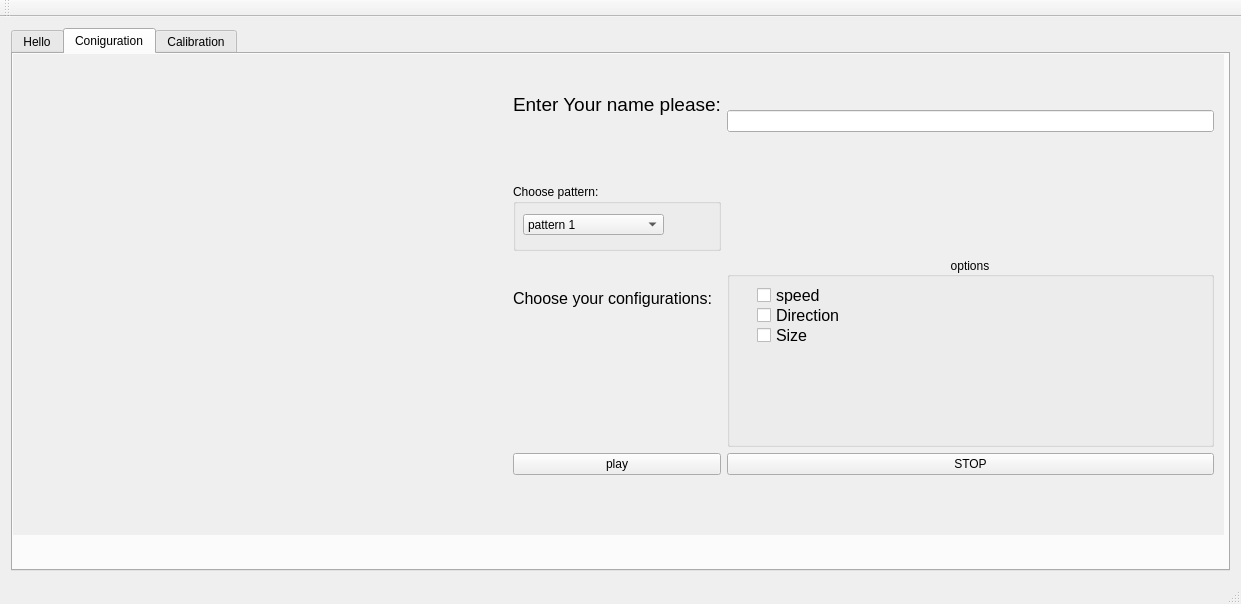
<?xml version="1.0" encoding="UTF-8"?>
<ui version="4.0">
 <class>MainWindow</class>
 <widget class="QMainWindow" name="MainWindow">
  <property name="geometry">
   <rect>
    <x>0</x>
    <y>0</y>
    <width>1241</width>
    <height>604</height>
   </rect>
  </property>
  <property name="windowTitle">
   <string>MainWindow</string>
  </property>
  <property name="layoutDirection">
   <enum>Qt::LeftToRight</enum>
  </property>
  <property name="autoFillBackground">
   <bool>true</bool>
  </property>
  <property name="documentMode">
   <bool>true</bool>
  </property>
  <widget class="QWidget" name="centralWidget">
   <layout class="QGridLayout" name="gridLayout">
    <item row="0" column="0">
     <widget class="QTabWidget" name="tabWidget">
      <property name="sizePolicy">
       <sizepolicy hsizetype="Preferred" vsizetype="Preferred">
        <horstretch>100</horstretch>
        <verstretch>0</verstretch>
       </sizepolicy>
      </property>
      <property name="autoFillBackground">
       <bool>true</bool>
      </property>
      <property name="tabPosition">
       <enum>QTabWidget::North</enum>
      </property>
      <property name="currentIndex">
       <number>1</number>
      </property>
      <property name="movable">
       <bool>true</bool>
      </property>
      <property name="tabBarAutoHide" stdset="0">
       <bool>true</bool>
      </property>
      <widget class="QWidget" name="tab_hello">
       <attribute name="title">
        <string>Hello</string>
       </attribute>
       <widget class="QPlainTextEdit" name="plainTextEdit">
        <property name="geometry">
         <rect>
          <x>9</x>
          <y>9</y>
          <width>681</width>
          <height>261</height>
         </rect>
        </property>
        <property name="font">
         <font>
          <pointsize>14</pointsize>
         </font>
        </property>
        <property name="readOnly">
         <bool>true</bool>
        </property>
        <property name="plainText">
         <string>Hello, 
welcome to the Error-Detector, 
in the next window you will need to choose 
the configuration for that session.
to continue click 'NEXT'. </string>
        </property>
       </widget>
       <widget class="QPushButton" name="nextButton1">
        <property name="geometry">
         <rect>
          <x>260</x>
          <y>340</y>
          <width>85</width>
          <height>31</height>
         </rect>
        </property>
        <property name="sizePolicy">
         <sizepolicy hsizetype="Minimum" vsizetype="Preferred">
          <horstretch>0</horstretch>
          <verstretch>0</verstretch>
         </sizepolicy>
        </property>
        <property name="focusPolicy">
         <enum>Qt::NoFocus</enum>
        </property>
        <property name="text">
         <string>NEXT</string>
        </property>
       </widget>
      </widget>
      <widget class="QWidget" name="tab_option_menu">
       <attribute name="title">
        <string>Coniguration</string>
       </attribute>
       <widget class="QFrame" name="frame">
        <property name="geometry">
         <rect>
          <x>0</x>
          <y>0</y>
          <width>1211</width>
          <height>481</height>
         </rect>
        </property>
        <property name="sizePolicy">
         <sizepolicy hsizetype="Preferred" vsizetype="Preferred">
          <horstretch>30</horstretch>
          <verstretch>30</verstretch>
         </sizepolicy>
        </property>
        <property name="autoFillBackground">
         <bool>true</bool>
        </property>
        <property name="frameShape">
         <enum>QFrame::NoFrame</enum>
        </property>
        <property name="frameShadow">
         <enum>QFrame::Plain</enum>
        </property>
        <property name="lineWidth">
         <number>0</number>
        </property>
        <layout class="QGridLayout" name="gridLayout_6" rowstretch="1,2,3,4,5,6,0,0,0">
         <property name="sizeConstraint">
          <enum>QLayout::SetNoConstraint</enum>
         </property>
         <property name="leftMargin">
          <number>500</number>
         </property>
         <property name="rightMargin">
          <number>10</number>
         </property>
         <property name="bottomMargin">
          <number>60</number>
         </property>
         <item row="4" column="1">
          <widget class="QLabel" name="label_2">
           <property name="font">
            <font>
             <pointsize>12</pointsize>
            </font>
           </property>
           <property name="text">
            <string>Choose your configurations:</string>
           </property>
          </widget>
         </item>
         <item row="8" column="2">
          <widget class="QPushButton" name="pushButton_stop">
           <property name="text">
            <string>STOP</string>
           </property>
          </widget>
         </item>
         <item row="8" column="1">
          <widget class="QPushButton" name="playButton">
           <property name="focusPolicy">
            <enum>Qt::NoFocus</enum>
           </property>
           <property name="text">
            <string>play</string>
           </property>
          </widget>
         </item>
         <item row="1" column="1">
          <widget class="QLabel" name="label">
           <property name="font">
            <font>
             <pointsize>14</pointsize>
            </font>
           </property>
           <property name="text">
            <string>Enter Your name please:</string>
           </property>
          </widget>
         </item>
         <item row="0" column="2" rowspan="3">
          <widget class="QLineEdit" name="user_name_field">
           <property name="autoFillBackground">
            <bool>true</bool>
           </property>
           <property name="clearButtonEnabled">
            <bool>false</bool>
           </property>
          </widget>
         </item>
         <item row="3" column="1">
          <widget class="QGroupBox" name="groupBox">
           <property name="title">
            <string>Choose pattern:</string>
           </property>
           <widget class="QComboBox" name="comboBox_patterns">
            <property name="geometry">
             <rect>
              <x>10</x>
              <y>30</y>
              <width>141</width>
              <height>21</height>
             </rect>
            </property>
            <property name="currentText">
             <string>pattern 1</string>
            </property>
            <item>
             <property name="text">
              <string>pattern 1</string>
             </property>
            </item>
            <item>
             <property name="text">
              <string>pattern 2</string>
             </property>
            </item>
            <item>
             <property name="text">
              <string>pattern 3</string>
             </property>
            </item>
           </widget>
          </widget>
         </item>
         <item row="4" column="2" rowspan="2">
          <widget class="QGroupBox" name="groupBox_3">
           <property name="title">
            <string>options</string>
           </property>
           <property name="alignment">
            <set>Qt::AlignCenter</set>
           </property>
           <widget class="QCheckBox" name="speed_checkBox">
            <property name="geometry">
             <rect>
              <x>30</x>
              <y>30</y>
              <width>151</width>
              <height>17</height>
             </rect>
            </property>
            <property name="font">
             <font>
              <pointsize>12</pointsize>
             </font>
            </property>
            <property name="text">
             <string>speed </string>
            </property>
           </widget>
           <widget class="QCheckBox" name="direction_checkBox">
            <property name="geometry">
             <rect>
              <x>30</x>
              <y>50</y>
              <width>141</width>
              <height>17</height>
             </rect>
            </property>
            <property name="font">
             <font>
              <pointsize>12</pointsize>
             </font>
            </property>
            <property name="text">
             <string>Direction</string>
            </property>
           </widget>
           <widget class="QCheckBox" name="size_checkBox">
            <property name="geometry">
             <rect>
              <x>30</x>
              <y>70</y>
              <width>70</width>
              <height>17</height>
             </rect>
            </property>
            <property name="font">
             <font>
              <pointsize>12</pointsize>
             </font>
            </property>
            <property name="text">
             <string>Size</string>
            </property>
           </widget>
          </widget>
         </item>
        </layout>
       </widget>
      </widget>
      <widget class="QWidget" name="tab_calib">
       <attribute name="title">
        <string>Calibration</string>
       </attribute>
       <widget class="QGroupBox" name="groupBox_2">
        <property name="geometry">
         <rect>
          <x>0</x>
          <y>0</y>
          <width>601</width>
          <height>201</height>
         </rect>
        </property>
        <property name="title">
         <string/>
        </property>
        <widget class="QPlainTextEdit" name="plainTextEdit_2">
         <property name="geometry">
          <rect>
           <x>20</x>
           <y>40</y>
           <width>421</width>
           <height>131</height>
          </rect>
         </property>
         <property name="plainText">
          <string>You are about to start a calibration operation -
Follow the orders on the screen.
To start hit the button below.</string>
         </property>
        </widget>
       </widget>
       <widget class="QPushButton" name="Button_startCalib">
        <property name="geometry">
         <rect>
          <x>570</x>
          <y>360</y>
          <width>121</width>
          <height>23</height>
         </rect>
        </property>
        <property name="text">
         <string>Start calibration</string>
        </property>
       </widget>
      </widget>
     </widget>
    </item>
   </layout>
  </widget>
  <widget class="QMenuBar" name="menuBar">
   <property name="geometry">
    <rect>
     <x>0</x>
     <y>0</y>
     <width>1241</width>
     <height>27</height>
    </rect>
   </property>
  </widget>
  <widget class="QToolBar" name="mainToolBar">
   <attribute name="toolBarArea">
    <enum>TopToolBarArea</enum>
   </attribute>
   <attribute name="toolBarBreak">
    <bool>false</bool>
   </attribute>
  </widget>
  <widget class="QStatusBar" name="statusBar"/>
 </widget>
 <layoutdefault spacing="6" margin="11"/>
 <resources/>
 <connections/>
</ui>
